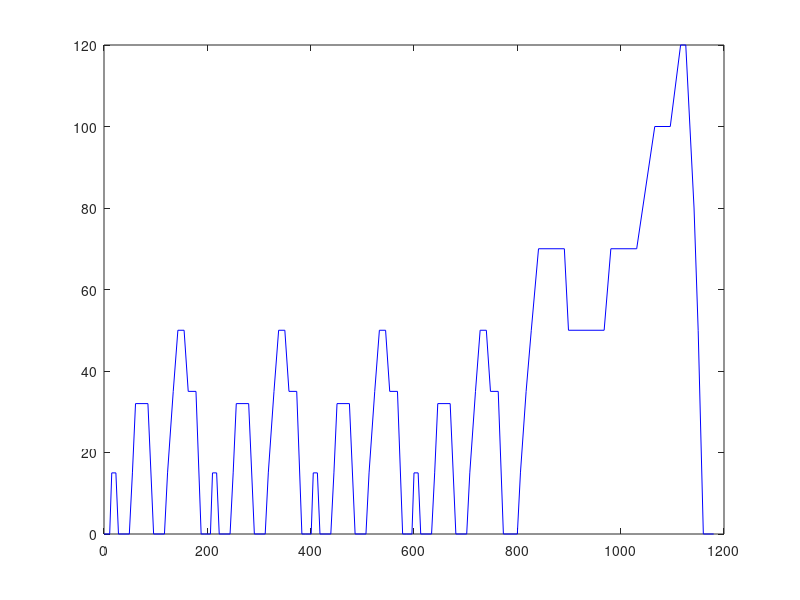
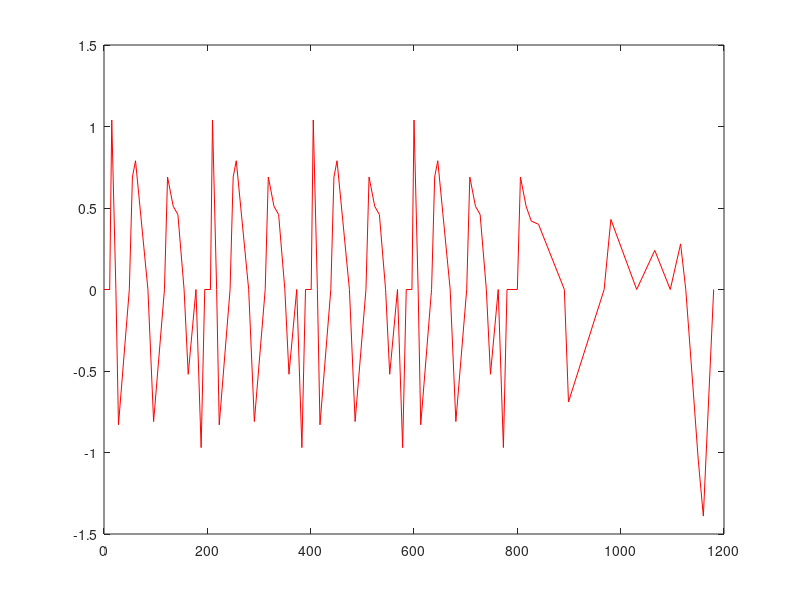
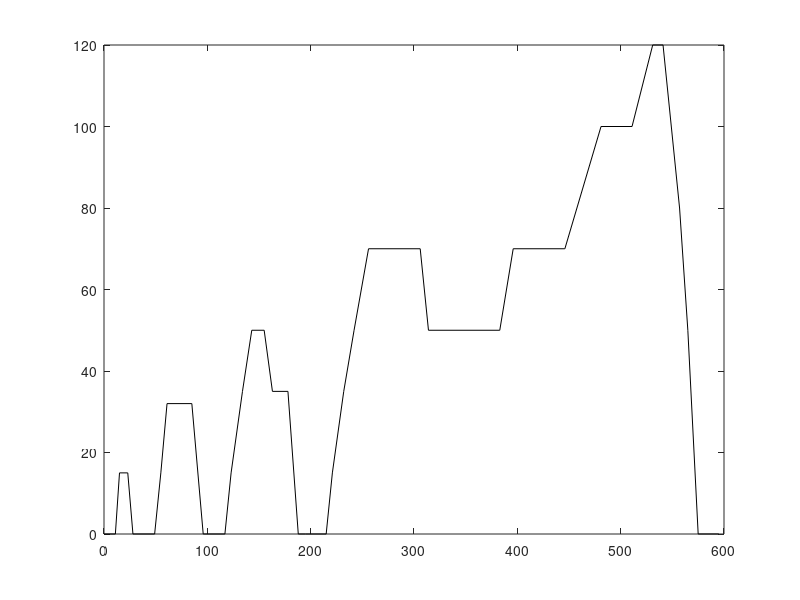

MATLAB code for these plots, in order:
%% cycle
%% pkg load dataframe;
%% pkg load io;
%% pkg load tablicious;
clc;

c = dlmread('csv/nedc.csv');
nedc.start_velocity = c(:, 1);
nedc.end_velocity = c(:, 2);
nedc.acceleration = c(:, 3);
nedc.duration = c(:, 4);

%%nedc = readtable('nedc.csv');
duration_nedc = nedc.duration;
v_nedc = [0;nedc.end_velocity];
a_nedc = [0;nedc.acceleration];
sum(duration_nedc)
t_nedc = [0;cumsum(duration_nedc)];
v_nedc_sim = struct('signals', [], 'time',[]);
v_nedc_sim.signals.values = v_nedc;
v_nedc_sim.signals.dimensions = 1;
% v_nedc_sim.time = t_nedc;
figure(2);
plot(t_nedc, v_nedc,'b');
figure(3);
plot(t_nedc, a_nedc,'r');

%%udc = readtable('udc.csv');
%%duration_udc = udc.duration;
%%sum(duration_udc)

%%eudc = readtable('eudc.csv');
%%duration_eudc = eudc.duration;
%%sum(duration_eudc)

track_t = t_nedc(t_nedc>=585)-585;
track_v = v_nedc(t_nedc>=585);
track_a = a_nedc(t_nedc>=585);
figure(4);
plot(track_t, track_v, 'k');
